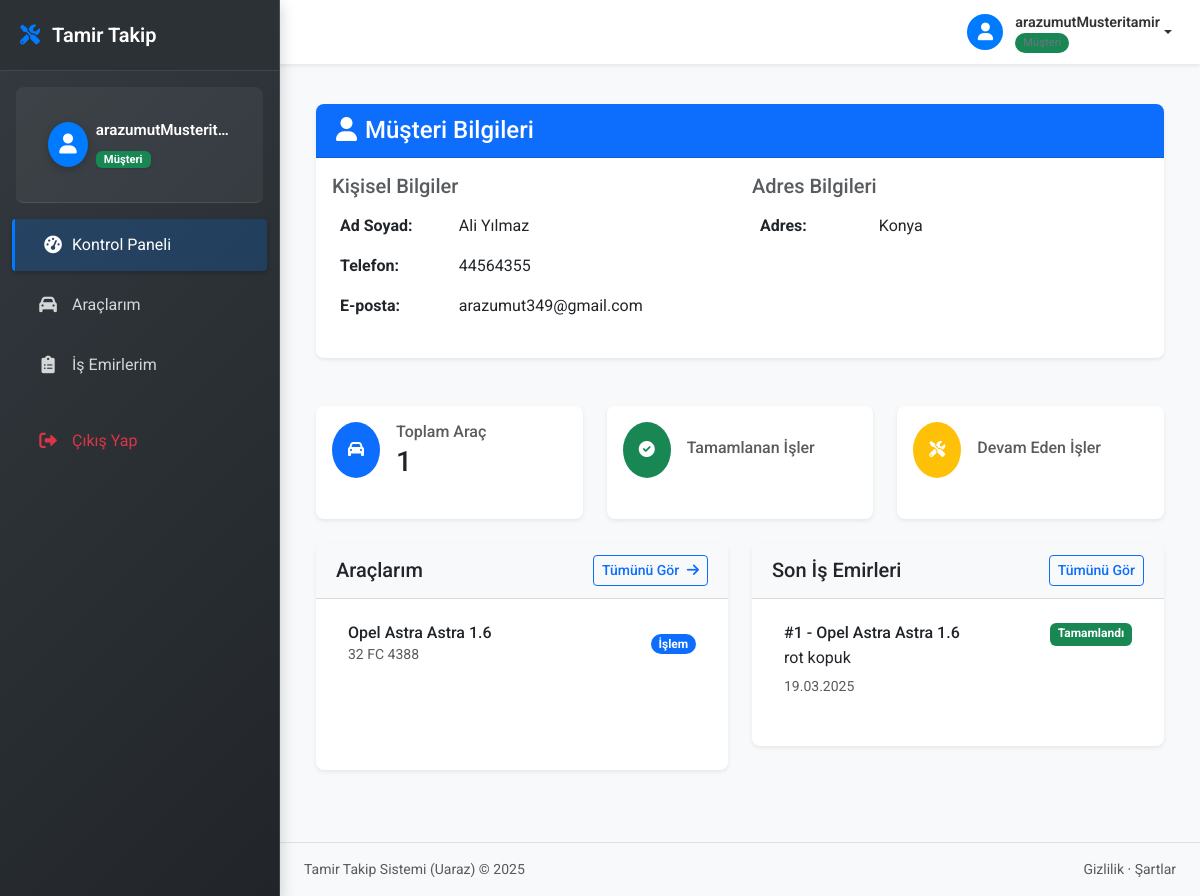
Page /musteri-portal/ (signed in) on the earlier database version.
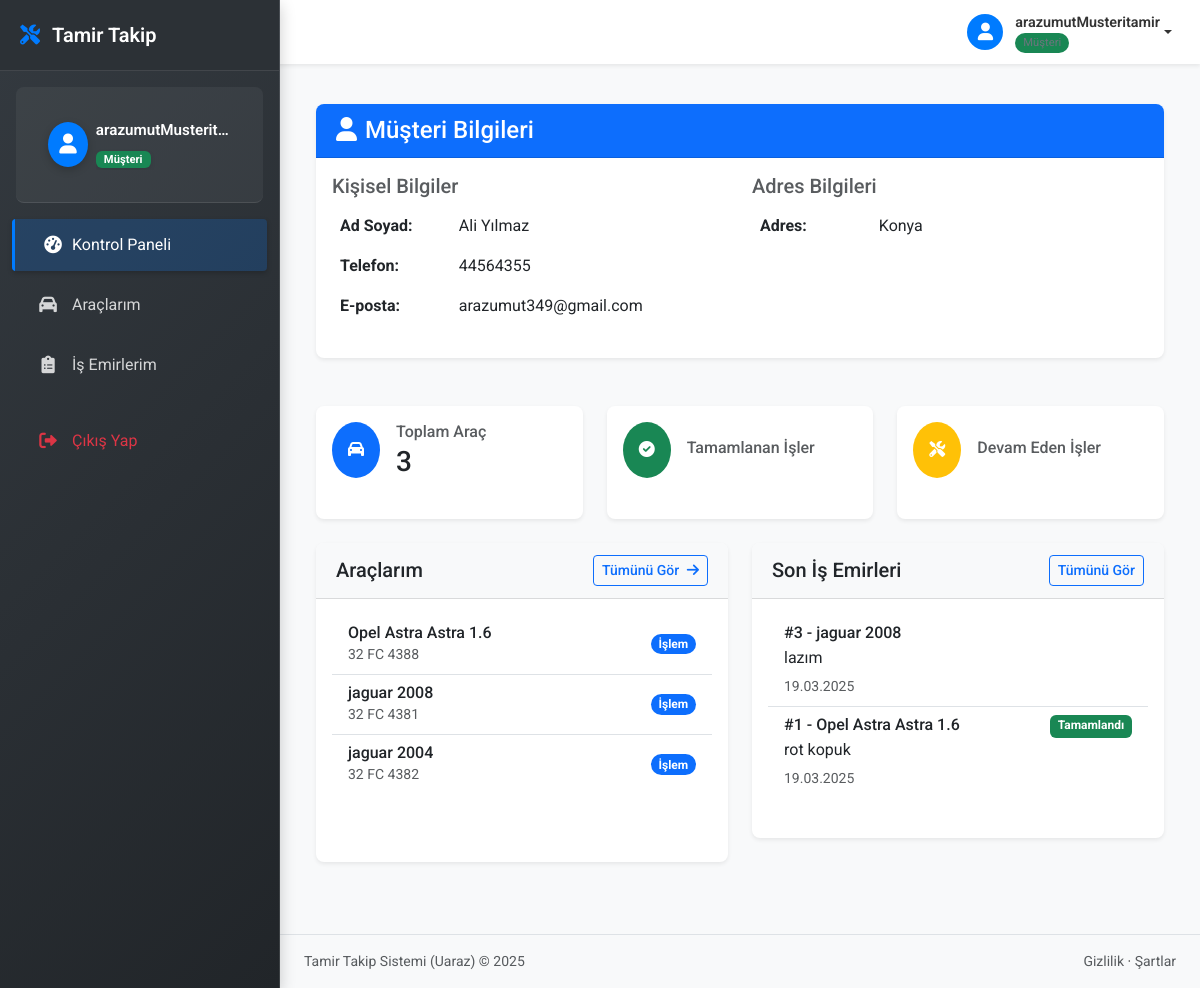
Same page on the later database version.
### core/models.py (models this page shows, shortened)
class Musteri(models.Model):
    user = models.ForeignKey(User, on_delete=models.CASCADE, null=True, blank=True, default=None)
    ad = models.CharField(max_length=255)
    telefon = models.CharField(max_length=20)
    adres = models.TextField()
    email = models.EmailField(unique=True, blank=True, null=True)

class Arac(models.Model):
    musteri = models.ForeignKey(Musteri, on_delete=models.CASCADE)
    marka = models.CharField(max_length=100)
    model = models.CharField(max_length=100)
    plaka = models.CharField(max_length=20, unique=True)
    uretim_yili = models.IntegerField()
    uretim_yili = models.IntegerField(default=2000)

class IsEmri(models.Model):
    DURUM_SECENEKLERI = [
        ('beklemede', 'Beklemede'),
        ('inceleniyor', 'İnceleniyor'),
        ('tamirde', 'Tamirde'),
        ('tamamlandi', 'Tamamlandı'),
    ]
    ONCELIK_SECENEKLERI = [
        ('normal', 'Normal'),
        ('yuksek', 'Yüksek'),
        ('acil', 'Acil'),
    ]
    arac = models.ForeignKey(Arac, on_delete=models.CASCADE, related_name='is_emirleri')
    aciklama = models.TextField()
    durum = models.CharField(max_length=20, choices=DURUM_SECENEKLERI, default='beklemede')
    oncelik = models.CharField(max_length=10, choices=ONCELIK_SECENEKLERI, default='normal')
    teknisyen = models.ForeignKey(User, on_delete=models.SET_NULL, null=True, blank=True)
    baslama_tarihi = models.DateTimeField(
        verbose_name="Başlama Tarihi",
        default=timezone.now
    )
    bitis_tarihi = models.DateTimeField(null=True, blank=True, verbose_name="Bitiş Tarihi")
    olusturma_tarihi = models.DateTimeField(auto_now_add=True, verbose_name="Oluşturma Tarihi")
    yapilan_islemler = models.TextField(blank=True, verbose_name="Yapılan İşlemler")
    kullanilan_parcalar = models.TextField(blank=True, verbose_name="Kullanılan Parçalar")
    toplam_maliyet = models.DecimalField(max_digits=10, decimal_places=2, default=0, verbose_name="Toplam Maliyet")
    kilometre = models.IntegerField(null=True, blank=True, verbose_name="Kilometre")
    notlar = models.TextField(blank=True, verbose_name="Notlar")
    class Meta:
        ordering = ['-baslama_tarihi']
        verbose_name = "İş Emri"
        verbose_name_plural = "İş Emirleri"

### core/views.py (the view)
# urls.py: path('musteri-portal/', login_required(musteri_portal), name='musteri_portal'),
@login_required
def musteri_portal(request):
    if request.user.profile.user_type != 'musteri':
        messages.error(request, 'Bu sayfaya erişim izniniz bulunmamaktadır.')
        return redirect('home')
    try:
        musteri = Musteri.objects.get(user=request.user)
        araclar = Arac.objects.filter(musteri=musteri)
        son_isemirleri = IsEmri.objects.filter(arac__musteri=musteri).order_by('-baslama_tarihi')[:5]
    except Musteri.DoesNotExist:
        messages.error(request, 'Müşteri kaydınız bulunamadı.')
        return redirect('home')
    return render(request, 'core/musteri_portal.html', {
        'musteri': musteri,
        'araclar': araclar,
        'son_isemirleri': son_isemirleri
    })

### core/templates/core/musteri_portal.html (shortened to what this page needs)
{% extends 'core/base.html' %}
{% load static %}
{% load custom_filters %}
{% block content %}
<div class="container-fluid py-4">
    <div class="row mb-4">
        <div class="col-12">
            <div class="card">
                <div class="card-header bg-primary text-white">
                    <h4 class="mb-0"><i class="fas fa-user me-2"></i>Müşteri Bilgileri</h4>
                </div>
                <div class="card-body">
                    <div class="row">
                        <div class="col-md-6">
                            <h5 class="text-muted">Kişisel Bilgiler</h5>
                            <table class="table table-borderless">
                                <tr>
                                    <th width="30%">Ad Soyad:</th>
                                    <td>{{ musteri.ad }}</td>
                                </tr>
                                <tr>
                                    <th>Telefon:</th>
                                    <td>{{ musteri.telefon }}</td>
                                </tr>
                                <tr>
                                    <th>E-posta:</th>
                                    <td>{{ musteri.email }}</td>
                                </tr>
                            </table>
                        </div>
                        <div class="col-md-6">
                            <h5 class="text-muted">Adres Bilgileri</h5>
                            <table class="table table-borderless">
                                <tr>
                                    <th width="30%">Adres:</th>
                                    <td>{{ musteri.adres }}</td>
                                </tr>
                            </table>
                        </div>
                    </div>
                </div>
            </div>
        </div>
    </div>
    <div class="row mb-4">
        <div class="col-md-4">
            <div class="card border-0 shadow-sm h-100">
                <div class="card-body">
                    <div class="d-flex align-items-center">
                        <div class="bg-primary rounded-circle p-3 me-3">
                            <i class="fas fa-car text-white"></i>
                        </div>
                        <div>
                            <h6 class="text-muted mb-1">Toplam Araç</h6>
                            <h3 class="mb-0">{{ araclar|length }}</h3>
                        </div>
                    </div>
                </div>
            </div>
        </div>
        <div class="col-md-4">
            <div class="card border-0 shadow-sm h-100">
                <div class="card-body">
                    <div class="d-flex align-items-center">
                        <div class="bg-success rounded-circle p-3 me-3">
                            <i class="fas fa-check-circle text-white"></i>
                        </div>
                        <div>
                            <h6 class="text-muted mb-1">Tamamlanan İşler</h6>
                        </div>
                    </div>
                </div>
            </div>
        </div>
        <div class="col-md-4">
            <div class="card border-0 shadow-sm h-100">
                <div class="card-body">
                    <div class="d-flex align-items-center">
                        <div class="bg-warning rounded-circle p-3 me-3">
                            <i class="fas fa-tools text-white"></i>
                        </div>
                        <div>
                            <h6 class="text-muted mb-1">Devam Eden İşler</h6>
                        </div>
                    </div>
                </div>
            </div>
        </div>
    </div>
    <div class="row mb-4">
        <div class="col-md-6 mb-3 mb-md-0">
            <div class="card shadow-sm h-100">
                <div class="card-header bg-light d-flex justify-content-between align-items-center">
                    <h5 class="mb-0">Araçlarım</h5>
                    <a href="{% url 'musteri_arac_list' %}" class="btn btn-sm btn-outline-primary">
                        Tümünü Gör <i class="fas fa-arrow-right ms-1"></i>
                    </a>
                </div>
                <div class="card-body">
                    {% if araclar %}
                    <div class="list-group list-group-flush">
                        {% for arac in araclar|slice:":3" %}
                        <a href="{% url 'arac_detay' arac.id %}" class="list-group-item list-group-item-action d-flex justify-content-between align-items-center">
                            <div>
                                <h6 class="mb-0">{{ arac.marka }} {{ arac.model }}</h6>
                                <small class="text-muted">{{ arac.plaka }}</small>
                            </div>
                            <span class="badge bg-primary rounded-pill">{{ arac.isemri_set.count }} İşlem</span>
                        </a>
                        {% endfor %}
                    </div>
                    {% else %}
                    <div class="alert alert-info">
                        Henüz kayıtlı aracınız bulunmamaktadır. <a href="{% url 'arac_ekle' %}" class="alert-link">Yeni araç eklemek için tıklayın</a>.
                    </div>
                    {% endif %}
                </div>
            </div>
        </div>
        <div class="col-md-6 mb-4">
            <div class="card shadow-sm h-100">
                <div class="card-header bg-light d-flex justify-content-between align-items-center">
                    <h5 class="mb-0">Son İş Emirleri</h5>
                    <a href="{% url 'musteri_isemri_list' %}" class="btn btn-sm btn-outline-primary">Tümünü Gör</a>
                </div>
                <div class="card-body">
                    {% if son_isemirleri %}
                    <div class="list-group list-group-flush">
                        {% for isemri in son_isemirleri %}
                        <a href="{% url 'musteri_isemri_detay' isemri.id %}" class="list-group-item list-group-item-action">
                            <div class="d-flex w-100 justify-content-between">
                                <h6 class="mb-1">#{{ isemri.id }} - {{ isemri.arac.marka }} {{ isemri.arac.model }}</h6>
                                {% if isemri.durum == 'beklemede' %}
                                <span class="badge bg-warning">Beklemede</span>
                                {% elif isemri.durum == 'devam_ediyor' %}
                                <span class="badge bg-info">Devam Ediyor</span>
                                {% elif isemri.durum == 'tamamlandi' %}
                                <span class="badge bg-success">Tamamlandı</span>
                                {% elif isemri.durum == 'iptal' %}
                                <span class="badge bg-danger">İptal</span>
                                {% endif %}
                            </div>
                            <p class="mb-1 text-truncate">{{ isemri.aciklama }}</p>
                            <small class="text-muted">{{ isemri.baslama_tarihi|date:"d.m.Y" }}</small>
                        </a>
                        {% endfor %}
                    </div>
                    {% endif %}
                </div>
            </div>
        </div>
    </div>
</div>
{% endblock %}

### core/templates/core/base.html (shortened to what this page needs)
{% load static %}
<!DOCTYPE html>
<html lang="tr">
<head>
    <link href="https://cdn.jsdelivr.net/npm/bootstrap@5.3.0-alpha1/dist/css/bootstrap.min.css" rel="stylesheet">
    <link rel="stylesheet" href="https://cdnjs.cloudflare.com/ajax/libs/font-awesome/6.0.0/css/all.min.css">
    <link rel="stylesheet" href="{% static 'core/css/style.css' %}">
</head>
<body>
    <div class="sidebar {% if request.user_agent.is_mobile %}collapsed{% endif %}">
        <div class="sidebar-header">
            {% if user.is_authenticated and user.profile.user_type == 'musteri' %}
            <a href="{% url 'musteri_portal' %}" class="sidebar-brand">
            {% else %}
            <a href="{% url 'home' %}" class="sidebar-brand">
            {% endif %}
                <i class="fas fa-tools"></i>
                <span>Tamir Takip</span>
            </a>
        </div>
        <div class="sidebar-content">
            {% if user.is_authenticated %}
            <div class="sidebar-user mb-3">
                <div class="d-flex align-items-center p-3">
                    <div class="sidebar-user-avatar">
                        <i class="fas fa-user"></i>
                    </div>
                    <div class="sidebar-user-details ms-2">
                        <div class="sidebar-user-name">{{ user.username }}</div>
                        <div class="sidebar-user-role">
                            {% if user.profile.user_type == 'tamirci' %}
                            <span class="badge bg-primary">Tamirci</span>
                            {% else %}
                            <span class="badge bg-success">Müşteri</span>
                            {% endif %}
                        </div>
                    </div>
                </div>
            </div>
            {% endif %}
            <ul class="sidebar-nav">
                {% if user.is_authenticated %}
                    {% if user.profile.user_type == 'musteri' %}
                    <li class="sidebar-item">
                        <a href="{% url 'musteri_portal' %}" class="sidebar-link {% if request.path == '/musteri-portal/' %}active{% endif %}">
                            <i class="fas fa-tachometer-alt"></i>
                            <span>Kontrol Paneli</span>
                        </a>
                    </li>
                    <li class="sidebar-item">
                        <a href="{% url 'musteri_arac_list' %}" class="sidebar-link {% if request.path == '/musteri-araclar/' %}active{% endif %}">
                            <i class="fas fa-car"></i>
                            <span>Araçlarım</span>
                        </a>
                    </li>
                    <li class="sidebar-item">
                        <a href="{% url 'musteri_isemri_list' %}" class="sidebar-link {% if request.path == '/musteri-isemirleri/' %}active{% endif %}">
                            <i class="fas fa-clipboard-list"></i>
                            <span>İş Emirlerim</span>
                        </a>
                    </li>
                    {% endif %}
                    <li class="sidebar-item mt-4">
                        <a href="{% url 'logout' %}" class="sidebar-link text-danger">
                            <i class="fas fa-sign-out-alt"></i>
                            <span>Çıkış Yap</span>
                        </a>
                    </li>
                {% endif %}
            </ul>
        </div>
    </div>
    <div class="content-wrapper {% if request.user_agent.is_mobile %}expanded{% endif %}">
        <nav class="navbar navbar-expand-lg navbar-light bg-white fixed-top {% if request.user_agent.is_mobile %}sidebar-collapsed{% endif %}">
            <div class="container-fluid">
                <a class="navbar-brand" href="#">
                    <span class="fw-bold">Tamir Takip Sistemi</span>
                </a>
                <div class="d-flex align-items-center">
                    {% if user.is_authenticated %}
                    <div class="user-menu dropdown">
                        <a href="#" class="dropdown-toggle" id="userDropdown">
                            <div class="user-image">
                                <i class="fas fa-user"></i>
                            </div>
                            <div class="user-info d-none d-sm-flex">
                                <span class="user-name">{{ user.username }}</span>
                                <span class="user-role">
                                    {% if user.profile.user_type == 'tamirci' %}
                                    <span class="user-badge bg-primary">Tamirci</span>
                                    {% else %}
                                    <span class="user-badge bg-success">Müşteri</span>
                                    {% endif %}
                                </span>
                            </div>
                        </a>
                    </div>
                    {% endif %}
                </div>
            </div>
        </nav>
        <main class="py-4">
            <div class="container-fluid px-4">
                {% block content %}{% endblock %}
            </div>
        </main>
        <footer class="bg-light py-3 mt-auto border-top">
            <div class="container-fluid px-4">
                <div class="d-flex align-items-center justify-content-between small">
                    <div class="text-muted">Tamir Takip Sistemi (Uaraz) &copy; 2025</div>
                    <div>
                        <a href="#" class="text-decoration-none text-muted">Gizlilik</a>
                        &middot;
                        <a href="#" class="text-decoration-none text-muted">Şartlar</a>
                    </div>
                </div>
            </div>
        </footer>
    </div>
</body>
</html>

Differences in the rows shown:
added Arac: marka "jaguar", model "2008", plaka "32 FC 4381"
added Arac: marka "jaguar", model "2004", plaka "32 FC 4382"
added IsEmri: id "3", arac.marka "jaguar", arac.model "2008", aciklama "lazım", baslama_tarihi "19.03.2025"
Other differences:
{{ araclar|length }}: "1" → "3"
